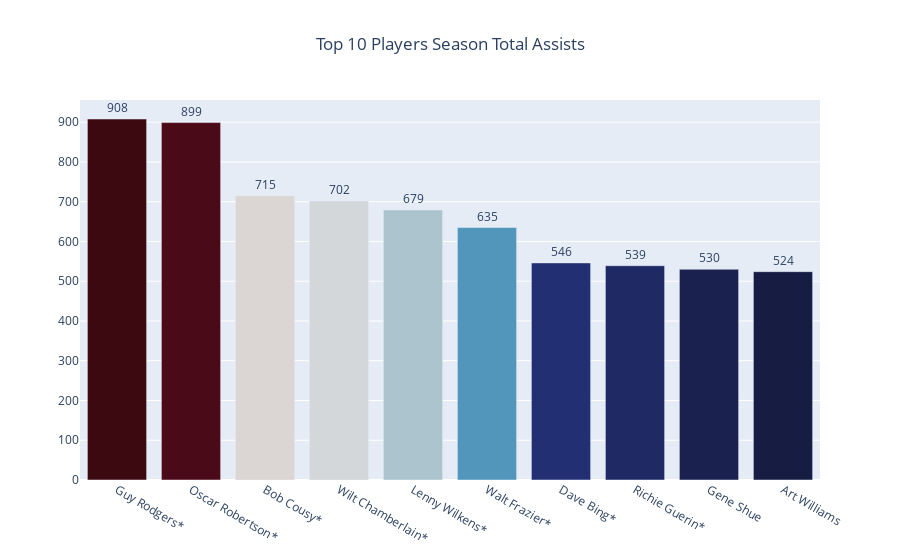

The code cell stored with this chart in its notebook:
### Code cell
df_maxassists=Stats_by_Player_max.sort_values(['AST'], ascending=False)
df_maxassists = df_maxassists[0:10]
fig = go.Figure(go.Bar(
    x=df_maxassists['Player'],y=df_maxassists['AST'],
    marker={'color': df_maxassists['AST'], 
    'colorscale': 'balance'},  
    text=df_maxassists['AST'],
    textposition = "outside",
))

fig.update_layout(title = "Top 10 Players Season Total Assists",title_x=0.5)
fig.show()

### Figure 1 — Plotly figure (JSON) as saved in the notebook; plotly's stock layout.template omitted (floating-point values rounded to 4 significant figures)
{"data": [{"marker": {"color": [908, 899, 715, 702, 679, 635, 546, 539, 530, 524], "colorscale": [[0, "rgb(23, 28, 66)"], [0.09091, "rgb(41, 58, 143)"], [0.1818, "rgb(11, 102, 189)"], [0.2727, "rgb(69, 144, 185)"], [0.3636, "rgb(142, 181, 194)"], [0.4545, "rgb(210, 216, 219)"], [0.5455, "rgb(230, 210, 204)"], [0.6364, "rgb(213, 157, 137)"], [0.7273, "rgb(196, 101, 72)"], [0.8182, "rgb(172, 43, 36)"], [0.9091, "rgb(120, 14, 40)"], [1, "rgb(60, 9, 17)"]]}, "text": [908, 899, 715, 702, 679, 635, 546, 539, 530, 524], "textposition": "outside", "type": "bar", "x": ["Guy Rodgers*", "Oscar Robertson*", "Bob Cousy*", "Wilt Chamberlain*", "Lenny Wilkens*", "Walt Frazier*", "Dave Bing*", "Richie Guerin*", "Gene Shue", "Art Williams"], "y": [908, 899, 715, 702, 679, 635, 546, 539, 530, 524]}], "layout": {"title": {"text": "Top 10 Players Season Total Assists", "x": 0.5}}}
